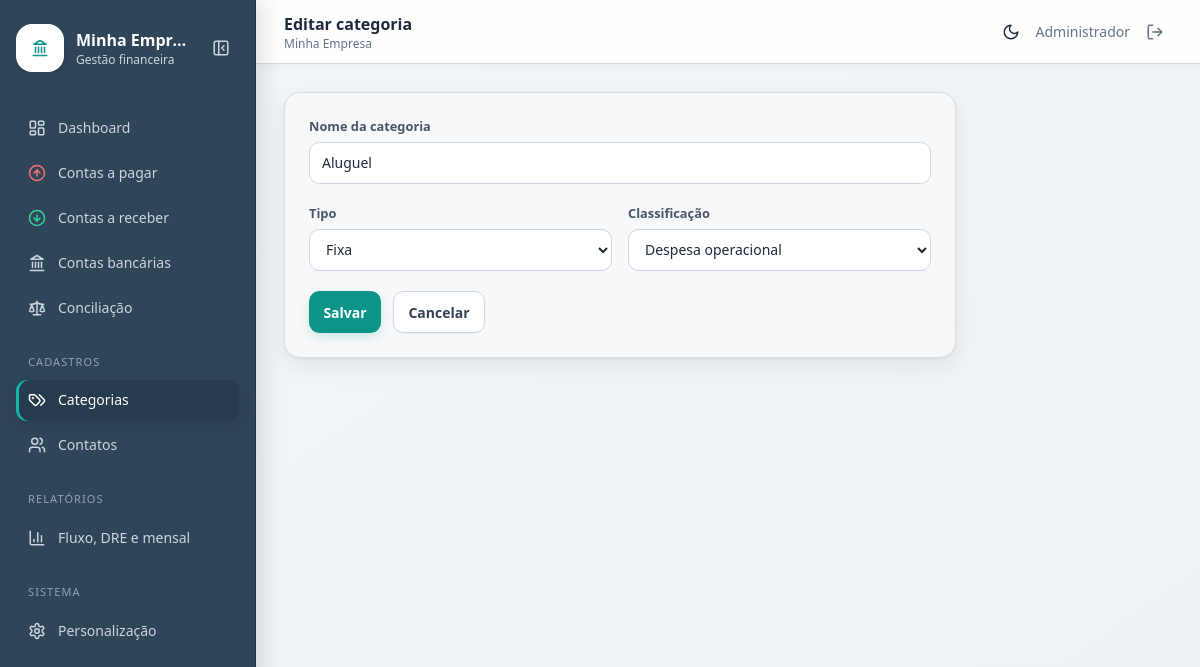
The page /index.php?route=categories/form&id=1 (signed in) on the database its author committed.
### tables this page shows
CREATE TABLE company_settings (
  id TINYINT UNSIGNED PRIMARY KEY,
  company_name VARCHAR(120) NOT NULL,
  logo_data MEDIUMBLOB NULL,
  logo_mime VARCHAR(50) NULL,
  logo_updated_at DATETIME NULL,
  updated_at TIMESTAMP NOT NULL DEFAULT CURRENT_TIMESTAMP ON UPDATE CURRENT_TIMESTAMP
);

CREATE TABLE categories (
  id INT UNSIGNED AUTO_INCREMENT PRIMARY KEY,
  name VARCHAR(120) NOT NULL UNIQUE,
  type ENUM('fixa','variavel') NOT NULL,
  classification ENUM('despesa_operacional','despesa_administrativa','investimento','receita_operacional','receita_nao_operacional','ajuste_saldo') NOT NULL,
  created_at TIMESTAMP DEFAULT CURRENT_TIMESTAMP,
  INDEX idx_category_type (type), INDEX idx_category_class (classification)
);

### controllers/BaseController.php (called while the page is built, shortened)
<?php
abstract class BaseController
{
    protected function render(string $view, array $data = []): void
    {
        extract($data, EXTR_SKIP);
        $pageTitle = $data['pageTitle'] ?? config('app_name');
        require __DIR__ . '/../views/layouts/header.php';
        require __DIR__ . '/../views/' . $view . '.php';
        require __DIR__ . '/../views/layouts/footer.php';
    }
}

### controllers/CategoryController.php (called while the page is built, shortened)
<?php
final class CategoryController extends BaseController
{
    public function form(): void
    {
        $category = ['id' => '', 'name' => '', 'type' => 'fixa', 'classification' => 'despesa_operacional'];
        if ($id = filter_input(INPUT_GET, 'id', FILTER_VALIDATE_INT)) {
            $stmt = db()->prepare('SELECT * FROM categories WHERE id=?'); $stmt->execute([$id]);
            $category = $stmt->fetch() ?: $category;
        }
        $this->render('categories/form', compact('category') + ['pageTitle' => $category['id'] ? 'Editar categoria' : 'Nova categoria']);
    }
}

### index.php (called while the page is built, shortened)
<?php
$config = require __DIR__ . '/config.php';
require __DIR__ . '/db.php';
require __DIR__ . '/helpers.php';
$route = trim((string) ($_GET['route'] ?? 'dashboard'), '/');
$publicRoutes = ['login', 'settings/logo'];
try {
    [$class, $method] = $routes[$route];
    (new $class())->$method();
} catch (Throwable $e) {
    http_response_code(http_response_code() >= 400 ? http_response_code() : 500);
    if (in_array($route, $publicRoutes, true)) exit(e($e->getMessage()));
    $pageTitle = 'Erro';
    require __DIR__ . '/views/layouts/header.php';
    echo '<div class="rounded-xl bg-red-50 p-5 text-red-700">' . e($e->getMessage()) . '</div>';
    require __DIR__ . '/views/layouts/footer.php';
}

### config.php (called while the page is built, shortened)
<?php
return [
    'app_name' => 'Gestão Financeira',
    'company_name' => 'Minha Empresa',
    'company_document' => '00.000.000/0001-00',
    'company_address' => 'Cidade/UF',
    'timezone' => 'America/Sao_Paulo',
    'base_url' => '',
    'db' => [
        'host' => 'dhhsa5ntiphvhzqav2bkkant',
        'port' => '3306',
        'name' => 'financeiro',
        'user' => 'mysql',
        'pass' => 'kVltQX7XzY987YwsxJt7Wf0TU7be9aBcDHU5uVV6xhQeJp5bbtuA1kpNx7UXYzsf',
        'charset' => 'utf8mb4',
    ],
    'upload' => [
        'max_bytes' => 5 * 1024 * 1024,
        'allowed_mimes' => ['application/pdf', 'image/jpeg', 'image/png', 'image/webp'],
    ],
];

### db.php (called while the page is built, shortened)
<?php
function db(): PDO
{
    static $pdo = null;
    if ($pdo instanceof PDO) {
        return $pdo;
    }
    $config = require __DIR__ . '/config.php';
    $db = $config['db'];
    $dsn = sprintf('mysql:host=%s;port=%s;dbname=%s;charset=%s', $db['host'], $db['port'], $db['name'], $db['charset']);
    $pdo = new PDO($dsn, $db['user'], $db['pass'], [
        PDO::ATTR_ERRMODE => PDO::ERRMODE_EXCEPTION,
        PDO::ATTR_DEFAULT_FETCH_MODE => PDO::FETCH_ASSOC,
        PDO::ATTR_EMULATE_PREPARES => false,
    ]);
    return $pdo;
}

### helpers.php (called while the page is built, shortened)
<?php
function config(?string $key = null, mixed $default = null): mixed
{
    static $config;
    $config ??= require __DIR__ . '/config.php';
    $value = $config;
    foreach (explode('.', $key) as $part) {
        $value = $value[$part];
    }
    return $value;
}
function url(string $route = ''): string
{
    $base = rtrim((string) config('base_url', ''), '/');
    return $base . '/index.php' . ($route !== '' ? '?route=' . rawurlencode($route) : '');
}
function asset(string $path): string
{
    $normalizedPath = ltrim($path, '/');
    $url = rtrim((string) config('base_url', ''), '/') . '/assets/' . $normalizedPath;
    $file = __DIR__ . '/assets/' . $normalizedPath;
    if (is_file($file)) {
        $version = substr((string) hash_file('sha256', $file), 0, 12);
        $url .= '?v=' . $version;
    }
    return $url;
}
function e(mixed $value): string
{
    return htmlspecialchars((string) $value, ENT_QUOTES, 'UTF-8');
}
function company_branding(): array
{
    $fallbackName = (string) config('company_name', 'Minha Empresa');
    try {
        $row = db()->query('SELECT company_name,logo_mime,logo_updated_at FROM company_settings WHERE id=1')->fetch();
        $hasLogo = !empty($row['logo_mime']);
        $version = $row['logo_updated_at'] ? strtotime((string) $row['logo_updated_at']) : 0;
        return $branding = [
            'company_name' => (string) ($row['company_name'] ?: $fallbackName),
            'has_logo' => $hasLogo,
            'logo_url' => $hasLogo ? url('settings/logo') . '&v=' . $version : '',
        ];
    } catch (PDOException) {
        return $branding = ['company_name' => $fallbackName, 'has_logo' => false, 'logo_url' => ''];
    }
}

### views/categories/form.php (the view)
<form class="card max-w-2xl space-y-5 p-6" method="post" action="<?=url('categories/save')?>"><?=csrf_field()?><input type="hidden" name="id" value="<?=e($category['id'])?>"><label><span class="label">Nome da categoria</span><input class="field" name="name" value="<?=e($category['name'])?>" required></label><div class="grid gap-4 sm:grid-cols-2"><label><span class="label">Tipo</span><select class="field" name="type"><option value="fixa" <?=$category['type']==='fixa'?'selected':''?>>Fixa</option><option value="variavel" <?=$category['type']==='variavel'?'selected':''?>>Variável</option></select></label><label><span class="label">Classificação</span><select class="field" name="classification"><?php foreach(['despesa_operacional'=>'Despesa operacional','despesa_administrativa'=>'Despesa administrativa','investimento'=>'Investimento','receita_operacional'=>'Receita operacional','receita_nao_operacional'=>'Receita não operacional','ajuste_saldo'=>'Ajuste de saldo bancário'] as $v=>$l):?><option value="<?=$v?>" <?=$category['classification']===$v?'selected':''?>><?=$l?></option><?php endforeach;?></select></label></div><div class="flex gap-3"><button class="btn btn-primary">Salvar</button><a class="btn btn-light" href="<?=url('categories')?>">Cancelar</a></div></form>

### views/layouts/header.php (shortened to what this page needs)
<?php
$current = trim((string) ($_GET['route'] ?? 'dashboard'), '/');
$navClass = fn(string $route): string => str_starts_with($current, $route) ? 'is-active' : '';
$branding = company_branding();
?>
<!doctype html>
<html lang="pt-BR" class="scroll-smooth">
<head>
<script src="https://cdn.tailwindcss.com"></script><script>tailwind.config={darkMode:'class'}</script>
<link rel="stylesheet" href="<?=e(asset('css/app.css'))?>"><link rel="stylesheet" href="<?=e(asset('css/financial-filters.css'))?>"><script src="https://unpkg.com/lucide@0.468.0/dist/umd/lucide.min.js"></script>
</head>
<body class="app-body text-slate-800 dark:bg-slate-950 dark:text-slate-100">
<aside id="sidebar" class="app-sidebar fixed inset-y-0 left-0 z-40 w-64 -translate-x-full overflow-y-auto p-4 transition-transform lg:translate-x-0">
  <div class="sidebar-brand mb-7 flex items-center gap-3 py-2">
    <a class="sidebar-identity flex min-w-0 items-center gap-3" href="<?=url('settings')?>" title="Personalizar empresa">
      <div class="sidebar-logo grid h-12 w-12 shrink-0 place-items-center overflow-hidden rounded-2xl bg-white p-1 text-teal-600 shadow-lg">
        <?php if ($branding['has_logo']): ?>
          <img class="h-full w-full rounded-xl object-contain" src="<?=e($branding['logo_url'])?>" alt="Logotipo de <?=e($branding['company_name'])?>">
        <?php else: ?>
          <i data-lucide="landmark"></i>
        <?php endif; ?>
      </div>
      <div class="sidebar-brand-copy min-w-0"><div class="truncate font-bold text-white"><?=e($branding['company_name'])?></div><div class="text-xs text-slate-300">Gestão financeira</div></div>
    </a>
    <button id="sidebarCollapseBtn" type="button" class="ml-auto hidden h-9 w-9 shrink-0 place-items-center rounded-lg text-slate-300 hover:bg-white/10 hover:text-white lg:grid" title="Recolher ou expandir menu" aria-label="Recolher ou expandir menu"><i data-lucide="panel-left-close"></i></button>
  </div>
  <nav class="space-y-1 text-sm font-medium">
    <a class="nav-link <?=$navClass('dashboard')?>" title="Dashboard" href="<?=url('dashboard')?>"><i data-lucide="layout-dashboard"></i><span class="sidebar-label">Dashboard</span></a>
    <a class="nav-link <?=$navClass('payables')?>" title="Contas a pagar" href="<?=url('payables')?>"><i class="text-red-400" data-lucide="arrow-up-circle"></i><span class="sidebar-label">Contas a pagar</span></a>
    <a class="nav-link <?=$navClass('receivables')?>" title="Contas a receber" href="<?=url('receivables')?>"><i class="text-emerald-400" data-lucide="arrow-down-circle"></i><span class="sidebar-label">Contas a receber</span></a>
    <a class="nav-link <?=$navClass('banks')?>" title="Contas bancárias" href="<?=url('banks')?>"><i data-lucide="landmark"></i><span class="sidebar-label">Contas bancárias</span></a>
    <a class="nav-link <?=$navClass('reconciliation')?>" title="Conciliação" href="<?=url('reconciliation')?>"><i data-lucide="scale"></i><span class="sidebar-label">Conciliação</span></a>
    <div class="sidebar-section px-3 pt-5 pb-1 text-[11px] uppercase tracking-widest">Cadastros</div>
    <a class="nav-link <?=$navClass('categories')?>" title="Categorias" href="<?=url('categories')?>"><i data-lucide="tags"></i><span class="sidebar-label">Categorias</span></a>
    <a class="nav-link <?=$navClass('contacts')?>" title="Contatos" href="<?=url('contacts')?>"><i data-lucide="users"></i><span class="sidebar-label">Contatos</span></a>
    <div class="sidebar-section px-3 pt-5 pb-1 text-[11px] uppercase tracking-widest">Relatórios</div>
    <a class="nav-link <?=$navClass('reports')?>" title="Fluxo, DRE e mensal" href="<?=url('reports')?>"><i data-lucide="bar-chart-3"></i><span class="sidebar-label">Fluxo, DRE e mensal</span></a>
    <div class="sidebar-section px-3 pt-5 pb-1 text-[11px] uppercase tracking-widest">Sistema</div>
    <a class="nav-link <?=$navClass('settings')?>" title="Configurações da empresa" href="<?=url('settings')?>"><i data-lucide="settings"></i><span class="sidebar-label">Personalização</span></a>
  </nav>
</aside>
<div id="appShell" class="min-h-screen lg:pl-64">
<header class="app-header sticky top-0 z-20 flex h-16 items-center justify-between border-b px-4 backdrop-blur sm:px-7">
  <div class="flex items-center gap-3"><div><h1 class="font-semibold"><?=e($pageTitle)?></h1><p class="hidden text-xs text-slate-500 sm:block"><?=e($branding['company_name'])?></p></div></div>
  <div class="flex items-center gap-2"><button id="themeBtn" title="Alternar modo escuro" class="rounded-lg p-2 hover:bg-slate-100 dark:hover:bg-slate-800"><i data-lucide="moon"></i></button><span class="hidden text-sm text-slate-500 sm:inline"><?=e($_SESSION['user_name']??'')?></span><form method="post" action="<?=url('logout')?>"><?=csrf_field()?><button class="rounded-lg p-2 text-slate-500 hover:bg-red-50 hover:text-red-600" title="Sair"><i data-lucide="log-out"></i></button></form></div>
</header>
<main class="app-main p-4 sm:p-7">

### assets/css/app.css (style rules this page uses)
:root { --surface-page:#eef2f5; --surface-card:#f7f8fa; --surface-row:#fff; --surface-row-alt:#f4f6f8; --border-soft:#d8dee6; --sidebar:#2f4558; --sidebar-deep:#263b4d; --sidebar-text:#cbd5e1; }
[data-lucide] { width:18px;height:18px }
.app-body { background:var(--surface-page) }
.app-main { min-height:calc(100vh - 4rem);background:linear-gradient(145deg,#f3f6f8 0%,var(--surface-page) 100%) }
.app-header { border-color:rgb(203 213 225/.8);background:rgb(255 255 255/.9);box-shadow:0 1px 8px rgb(15 23 42/.05) }
.app-sidebar { border-right:1px solid #223648;background:var(--sidebar);color:var(--sidebar-text);box-shadow:5px 0 22px rgb(15 23 42/.14) }
.sidebar-identity { flex:1;overflow:hidden }
.sidebar-section { color:#91a3b4 }
.nav-link { display:flex;align-items:center;gap:.75rem;border-radius:.7rem;padding:.65rem .75rem;color:var(--sidebar-text);transition:background-color .15s,color .15s,box-shadow .15s }
.nav-link.is-active { background:var(--sidebar-deep);color:#fff;box-shadow:inset 3px 0 rgb(20 184 166),0 5px 14px rgb(15 23 42/.13) }
.card { border:1px solid var(--border-soft);background-color:var(--surface-card);border-radius:1rem;box-shadow:0 8px 24px rgb(15 23 42/.075),0 1px 3px rgb(15 23 42/.06) }
.field { width:100%;border:1px solid rgb(203 213 225);border-radius:.65rem;background:#fff;padding:.6rem .75rem;font-size:.875rem;outline:none;transition:border-color .15s,box-shadow .15s,background-color .15s }
.label { display:block;margin-bottom:.35rem;font-size:.8rem;font-weight:600;color:rgb(71 85 105) }
.btn { display:inline-flex;align-items:center;justify-content:center;gap:.45rem;border-radius:.65rem;padding:.6rem .9rem;font-size:.875rem;font-weight:600;transition:background-color .15s,color .15s,border-color .15s,box-shadow .15s,transform .15s }
.btn-primary { background:rgb(13 148 136);color:white;box-shadow:0 4px 10px rgb(13 148 136/.18) }
.btn-light { border:1px solid rgb(203 213 225);background:white;color:rgb(51 65 85);box-shadow:0 1px 2px rgb(15 23 42/.04) }
@media (min-width:1024px) { #sidebar,#appShell { transition:width .2s ease,padding-left .2s ease } }

### rows shown on the page
company_settings: company_name "Minha Empr…", company_name "Minha Empresa"
categories: name "Aluguel", type "Fixa", classification "Despesa operacional"

### other values the page prints
$pageTitle "Editar categoria"
$_SESSION['user_name'] "Administrador"
